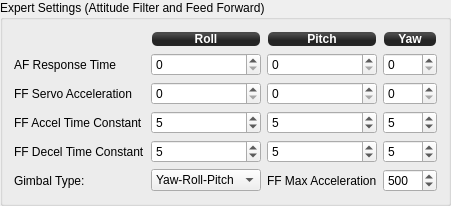
            <widget class="QGroupBox" name="groupBox_3">
             <property name="minimumSize">
              <size>
               <width>0</width>
               <height>187</height>
              </size>
             </property>
             <property name="title">
              <string>Expert Settings (Attitude Filter and Feed Forward)</string>
             </property>
             <layout class="QGridLayout" name="gridLayout_2">
              <item row="0" column="1">
               <widget class="QLabel" name="label_49">
                <property name="minimumSize">
                 <size>
                  <width>0</width>
                  <height>16</height>
                 </size>
                </property>
                <property name="maximumSize">
                 <size>
                  <width>16777215</width>
                  <height>16</height>
                 </size>
                </property>
                <property name="styleSheet">
                 <string notr="true">background-color: qlineargradient(spread:reflect, x1:0.507, y1:0, x2:0.507, y2:0.772, stop:0.208955 rgba(74, 74, 74, 255), stop:0.78607 rgba(36, 36, 36, 255));
color: rgb(255, 255, 255);
border-radius: 5;
font: bold 12px;
margin:1px;</string>
                </property>
                <property name="text">
                 <string>Roll</string>
                </property>
                <property name="alignment">
                 <set>Qt::AlignCenter</set>
                </property>
               </widget>
              </item>
              <item row="0" column="2">
               <widget class="QLabel" name="label_50">
                <property name="minimumSize">
                 <size>
                  <width>0</width>
                  <height>16</height>
                 </size>
                </property>
                <property name="maximumSize">
                 <size>
                  <width>16777215</width>
                  <height>16</height>
                 </size>
                </property>
                <property name="styleSheet">
                 <string notr="true">background-color: qlineargradient(spread:reflect, x1:0.507, y1:0, x2:0.507, y2:0.772, stop:0.208955 rgba(74, 74, 74, 255), stop:0.78607 rgba(36, 36, 36, 255));
color: rgb(255, 255, 255);
border-radius: 5;
font: bold 12px;
margin:1px;</string>
                </property>
                <property name="text">
                 <string>Pitch</string>
                </property>
                <property name="alignment">
                 <set>Qt::AlignCenter</set>
                </property>
               </widget>
              </item>
              <item row="0" column="3">
               <widget class="QLabel" name="label_51">
                <property name="minimumSize">
                 <size>
                  <width>0</width>
                  <height>16</height>
                 </size>
                </property>
                <property name="maximumSize">
                 <size>
                  <width>16777215</width>
                  <height>16</height>
                 </size>
                </property>
                <property name="styleSheet">
                 <string notr="true">background-color: qlineargradient(spread:reflect, x1:0.507, y1:0, x2:0.507, y2:0.772, stop:0.208955 rgba(74, 74, 74, 255), stop:0.78607 rgba(36, 36, 36, 255));
color: rgb(255, 255, 255);
border-radius: 5;
font: bold 12px;
margin:1px;</string>
                </property>
                <property name="text">
                 <string>Yaw</string>
                </property>
                <property name="alignment">
                 <set>Qt::AlignCenter</set>
                </property>
               </widget>
              </item>
              <item row="1" column="0">
               <widget class="QLabel" name="label_2">
                <property name="text">
                 <string>AF Response Time</string>
                </property>
               </widget>
              </item>
              <item row="1" column="1">
               <widget class="QSpinBox" name="rollResponseTime">
                <property name="toolTip">
                 <string>Roll axis attitude filter response time

Range: 0-250ms, 0 disables filter (default).

Smoothes estimated airframe attitude used by camera stabilization.</string>
                </property>
                <property name="maximum">
                 <number>250</number>
                </property>
                <property name="objrelation" stdset="0">
                 <stringlist>
                  <string>objname:CameraStabSettings</string>
                  <string>fieldname:ResponseTime</string>
                  <string>element:Roll</string>
                  <string>buttongroup:1</string>
                 </stringlist>
                </property>
               </widget>
              </item>
              <item row="1" column="2">
               <widget class="QSpinBox" name="pitchResponseTime">
                <property name="toolTip">
                 <string>Pitch axis attitude filter response time

Range: 0-250ms, 0 disables filter (default).

Smoothes estimated airframe attitude used by camera stabilization.</string>
                </property>
                <property name="maximum">
                 <number>250</number>
                </property>
                <property name="objrelation" stdset="0">
                 <stringlist>
                  <string>objname:CameraStabSettings</string>
                  <string>fieldname:ResponseTime</string>
                  <string>element:Pitch</string>
                  <string>buttongroup:1</string>
                 </stringlist>
                </property>
               </widget>
              </item>
              <item row="1" column="3">
               <widget class="QSpinBox" name="yawResponseTime">
                <property name="toolTip">
                 <string>Yaw axis attitude filter response time

Range: 0-250ms, 0 disables filter (default).

Smoothes estimated airframe attitude used by camera stabilization.</string>
                </property>
                <property name="maximum">
                 <number>250</number>
                </property>
                <property name="objrelation" stdset="0">
                 <stringlist>
                  <string>objname:CameraStabSettings</string>
                  <string>fieldname:ResponseTime</string>
                  <string>element:Yaw</string>
                  <string>buttongroup:1</string>
                 </stringlist>
                </property>
               </widget>
              </item>
              <item row="2" column="0">
               <widget class="QLabel" name="label_4">
                <property name="text">
                 <string>FF Servo Acceleration</string>
                </property>
               </widget>
              </item>
              <item row="2" column="1">
               <widget class="QSpinBox" name="rollFeedForward">
                <property name="toolTip">
                 <string>Roll servo feed forward acceleration

Range: 0-25, 0 disables feed forward for the axis (default).

Good starting value is 2-7.
Too high value may burn your servo!</string>
                </property>
                <property name="maximum">
                 <number>25</number>
                </property>
                <property name="objrelation" stdset="0">
                 <stringlist>
                  <string>objname:CameraStabSettings</string>
                  <string>fieldname:FeedForward</string>
                  <string>element:Roll</string>
                  <string>haslimits:no</string>
                  <string>scale:1</string>
                  <string>buttongroup:1</string>
                 </stringlist>
                </property>
               </widget>
              </item>
              <item row="2" column="2">
               <widget class="QSpinBox" name="pitchFeedForward">
                <property name="toolTip">
                 <string>Pitch servo feed forward acceleration

Range: 0-25, 0 disables feed forward for the axis (default).

Good starting value is 2-7.
Too high value may burn your servo!</string>
                </property>
                <property name="maximum">
                 <number>25</number>
                </property>
                <property name="objrelation" stdset="0">
                 <stringlist>
                  <string>objname:CameraStabSettings</string>
                  <string>fieldname:FeedForward</string>
                  <string>element:Pitch</string>
                  <string>haslimits:no</string>
                  <string>scale:1</string>
                  <string>buttongroup:1</string>
                 </stringlist>
                </property>
               </widget>
              </item>
              <item row="2" column="3">
               <widget class="QSpinBox" name="yawFeedForward">
                <property name="toolTip">
                 <string>Yaw servo feed forward acceleration

Range: 0-25, 0 disables feed forward for the axis (default).

Good starting value is 2-7.
Too high value may burn your servo!</string>
                </property>
                <property name="maximum">
                 <number>25</number>
                </property>
                <property name="objrelation" stdset="0">
                 <stringlist>
                  <string>objname:CameraStabSettings</string>
                  <string>fieldname:FeedForward</string>
                  <string>element:Yaw</string>
                  <string>haslimits:no</string>
                  <string>scale:1</string>
                  <string>buttongroup:1</string>
                 </stringlist>
                </property>
               </widget>
              </item>
              <item row="3" column="0">
               <widget class="QLabel" name="label_48">
                <property name="text">
                 <string>FF Accel Time Constant</string>
                </property>
               </widget>
              </item>
              <item row="3" column="1">
               <widget class="QSpinBox" name="rollAccelTime">
                <property name="toolTip">
                 <string>Roll servo feed forward acceleration time constant

Range: 0-50ms, default is 5.</string>
                </property>
                <property name="maximum">
                 <number>50</number>
                </property>
                <property name="value">
                 <number>5</number>
                </property>
                <property name="objrelation" stdset="0">
                 <stringlist>
                  <string>objname:CameraStabSettings</string>
                  <string>fieldname:AccelTime</string>
                  <string>element:Roll</string>
                  <string>buttongroup:1</string>
                 </stringlist>
                </property>
               </widget>
              </item>
              <item row="3" column="2">
               <widget class="QSpinBox" name="pitchAccelTime">
                <property name="toolTip">
                 <string>Pitch servo feed forward acceleration time constant

Range: 0-50ms, default is 5.</string>
                </property>
                <property name="maximum">
                 <number>50</number>
                </property>
                <property name="value">
                 <number>5</number>
                </property>
                <property name="objrelation" stdset="0">
                 <stringlist>
                  <string>objname:CameraStabSettings</string>
                  <string>fieldname:AccelTime</string>
                  <string>element:Pitch</string>
                  <string>buttongroup:1</string>
                 </stringlist>
                </property>
               </widget>
              </item>
              <item row="3" column="3">
               <widget class="QSpinBox" name="yawAccelTime">
                <property name="toolTip">
                 <string>Yaw servo feed forward acceleration time constant

Range: 0-50ms, default is 5.</string>
                </property>
                <property name="maximum">
                 <number>50</number>
                </property>
                <property name="value">
                 <number>5</number>
                </property>
                <property name="objrelation" stdset="0">
                 <stringlist>
                  <string>objname:CameraStabSettings</string>
                  <string>fieldname:AccelTime</string>
                  <string>element:Yaw</string>
                  <string>buttongroup:1</string>
                 </stringlist>
                </property>
               </widget>
              </item>
              <item row="4" column="0">
               <widget class="QLabel" name="label_5">
                <property name="text">
                 <string>FF Decel Time Constant</string>
                </property>
               </widget>
              </item>
              <item row="4" column="1">
               <widget class="QSpinBox" name="rollDecelTime">
                <property name="toolTip">
                 <string>Roll servo feed forward deceleration time constant

Range: 0-50ms, default is 5.</string>
                </property>
                <property name="maximum">
                 <number>50</number>
                </property>
                <property name="value">
                 <number>5</number>
                </property>
                <property name="objrelation" stdset="0">
                 <stringlist>
                  <string>objname:CameraStabSettings</string>
                  <string>fieldname:DecelTime</string>
                  <string>element:Roll</string>
                  <string>buttongroup:1</string>
                 </stringlist>
                </property>
               </widget>
              </item>
              <item row="4" column="2">
               <widget class="QSpinBox" name="pitchDecelTime">
                <property name="toolTip">
                 <string>Pitch servo feed forward deceleration time constant

Range: 0-50ms, default is 5.</string>
                </property>
                <property name="maximum">
                 <number>50</number>
                </property>
                <property name="value">
                 <number>5</number>
                </property>
                <property name="objrelation" stdset="0">
                 <stringlist>
                  <string>objname:CameraStabSettings</string>
                  <string>fieldname:DecelTime</string>
                  <string>element:Pitch</string>
                  <string>buttongroup:1</string>
                 </stringlist>
                </property>
               </widget>
              </item>
              <item row="4" column="3">
               <widget class="QSpinBox" name="yawDecelTime">
                <property name="toolTip">
                 <string>Yaw servo feed forward deceleration time constant

Range: 0-50ms, default is 5.</string>
                </property>
                <property name="maximum">
                 <number>50</number>
                </property>
                <property name="value">
                 <number>5</number>
                </property>
                <property name="objrelation" stdset="0">
                 <stringlist>
                  <string>objname:CameraStabSettings</string>
                  <string>fieldname:DecelTime</string>
                  <string>element:Yaw</string>
                  <string>buttongroup:1</string>
                 </stringlist>
                </property>
               </widget>
              </item>
              <item row="5" column="0">
               <widget class="QLabel" name="label_47">
                <property name="text">
                 <string>Gimbal Type:</string>
                </property>
               </widget>
              </item>
              <item row="5" column="1">
               <widget class="QComboBox" name="gimbalType">
                <property name="focusPolicy">
                 <enum>Qt::StrongFocus</enum>
                </property>
                <property name="toolTip">
                 <string>Gimbal type

Used to limit feed forward acceleration at extreme angles.
Generic type provides no limit.</string>
                </property>
                <property name="objrelation" stdset="0">
                 <stringlist>
                  <string>objname:CameraStabSettings</string>
                  <string>fieldname:GimbalType</string>
                  <string>buttongroup:1</string>
                 </stringlist>
                </property>
                <item>
                 <property name="text">
                  <string>Yaw-Roll-Pitch</string>
                 </property>
                </item>
               </widget>
              </item>
              <item row="5" column="2">
               <widget class="QLabel" name="label_6">
                <property name="text">
                 <string>FF Max Acceleration</string>
                </property>
               </widget>
              </item>
              <item row="5" column="3">
               <widget class="QSpinBox" name="maxAccel">
                <property name="toolTip">
                 <string>Feed forward maximum acceleration

Range: 0-1000, default is 500.

The same value is used for all axes.</string>
                </property>
                <property name="maximum">
                 <number>1000</number>
                </property>
                <property name="value">
                 <number>500</number>
                </property>
                <property name="objrelation" stdset="0">
                 <stringlist>
                  <string>objname:CameraStabSettings</string>
                  <string>fieldname:MaxAccel</string>
                  <string>buttongroup:1</string>
                 </stringlist>
                </property>
               </widget>
              </item>
             </layout>
            </widget>
